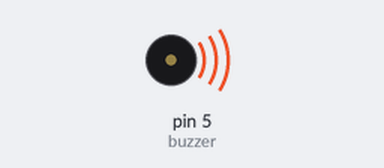
Bench run of a sketch on a simulated Arduino Uno, built with avr-gcc and run on an emulated ATmega328P. Parts: buzzer (waves = sounding).

Above: at 0.5 s.
Timing chart, 0 to 4.6 s (numbered marks = the images above):
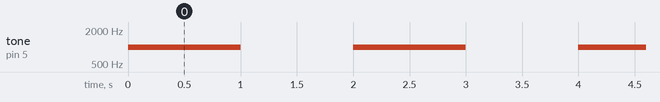

The sketch:

sketch_aug31b.ino
```cpp
const int buzzer = 5;

void setup() {
  // put your setup code here, to run once:
pinMode(5,OUTPUT);
}

void loop() {
  // put your main code here, to run repeatedly:
tone(buzzer,1000);
delay(1000);
noTone(buzzer);
delay(1000);
}
```

Measured:
- by itself, tone on pin 5 (buzzer): alternates 1000 Hz for 1.0 s and silent for 1.0 s
